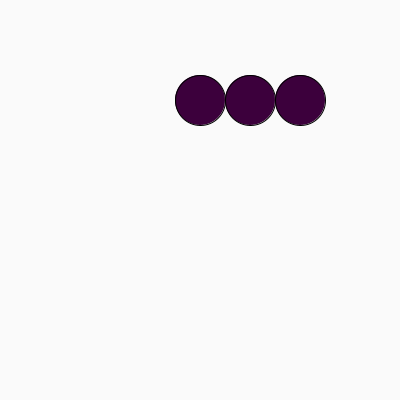
Frame 1 (no input)
Frame 60 (the mouse pressed at the canvas centre just before this capture): identical to frame 1, image omitted
Frame 120 (the mouse held since frame 60 and released just before this capture): identical to frame 1, image omitted

The Processing sketch that drew this single still picture (run headless with seeded random() and noise(); from frame 60 on, the mouse is pressed at the canvas centre):

// Processing sketch: processing_49496
// ── processing_49496.pde


float myFloat = 50;

Circle myCircle = new Circle();
Circle myCircle2 = new Circle();
Circle myCircle3 = new Circle();



void setup(){
 size (400, 400);
 smooth(); 
 
 myCircle2.x = 250;
 myCircle3.x = 300;
 
}

void draw(){
  background (250);
  myCircle.drawCircle();
  myCircle2.drawCircle();
  myCircle3.drawCircle();
  
  
}

class Circle {
 
 float x; 
 float y;
 float circleSize;
 
 Circle(){
   x = 200;
   y = 100;
   circleSize = 50;
   
 }

 void drawCircle(){
   
   fill (60, 0, 60);
   ellipse (x, y, circleSize, circleSize);
      
 }

}
